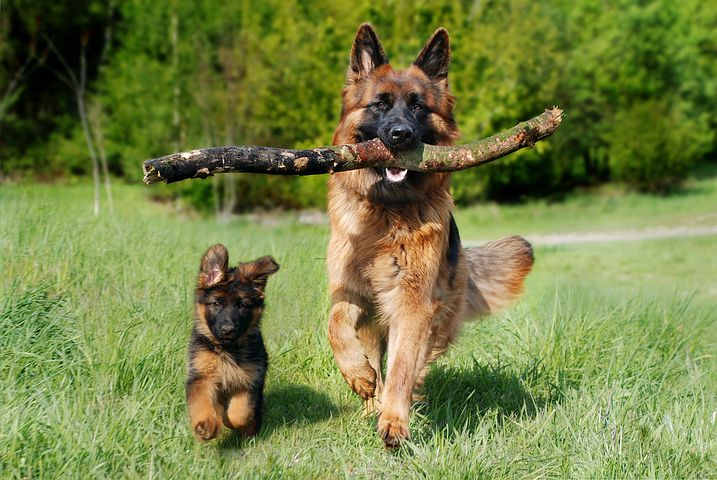
#> input picture gsd1.jpeg, 717 x 480 px, given in place of gsd1.jpg, which was not available
$ python colours.py
#> lines starting #> are read from the running program, lines starting #| are printed output that depends on the picture; pictures that were not available may be replaced by others from this repository, and a replacement may not be noted
import cv2 as cv
import numpy as np

img = cv.imread('gsd1.jpg')
#> img is the input picture: shape (480, 717, 3); mean B, G, R 68.8, 129.1, 117.5
cv.imshow('doggy',img)

blank = np.zeros(img.shape[:2], dtype='uint8')

# plt.imshow(img)
# plt.show()

b,g,r = cv.split(img)
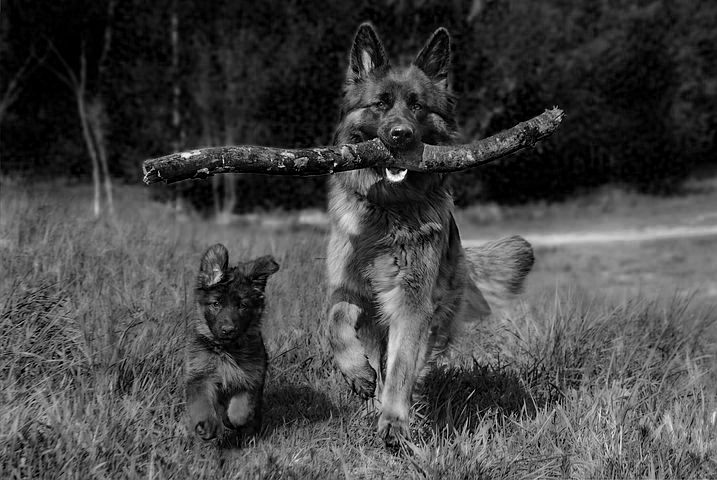
#> b: shape (480, 717); min 0, max 255, mean 68.8
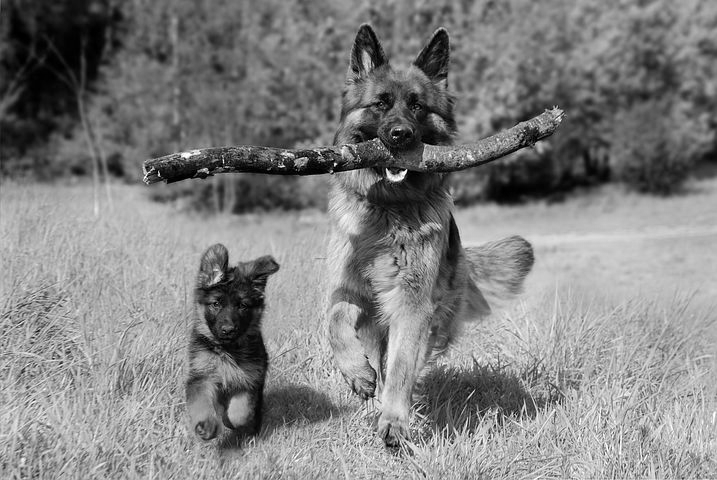
#> g: shape (480, 717); min 0, max 255, mean 129.1
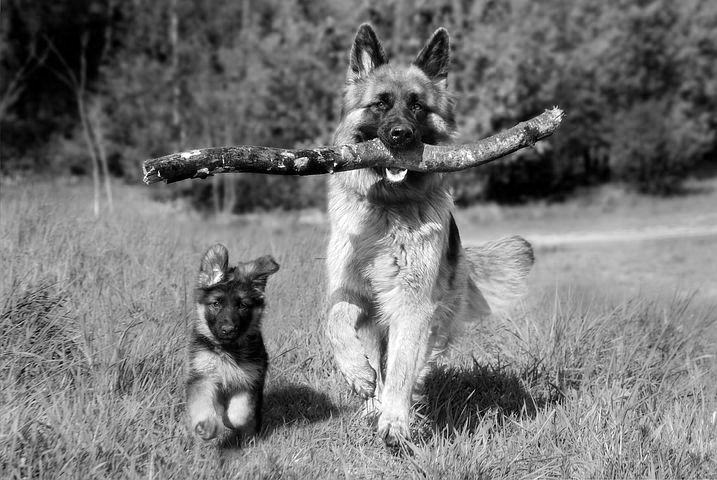
#> r: shape (480, 717); min 0, max 255, mean 117.5

# cv.imshow ('blue',b)
# cv.imshow ('green',g)
# cv.imshow ('red',r)

blue = cv.merge([b,blank,blank])
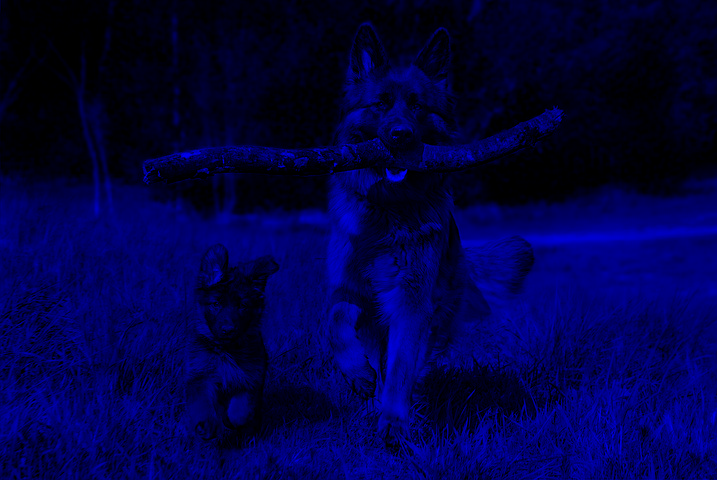
#> blue: shape (480, 717, 3); mean of channels 0, 1, 2 68.8, 0, 0; drawn as B, G, R
green = cv.merge([blank,g,blank])
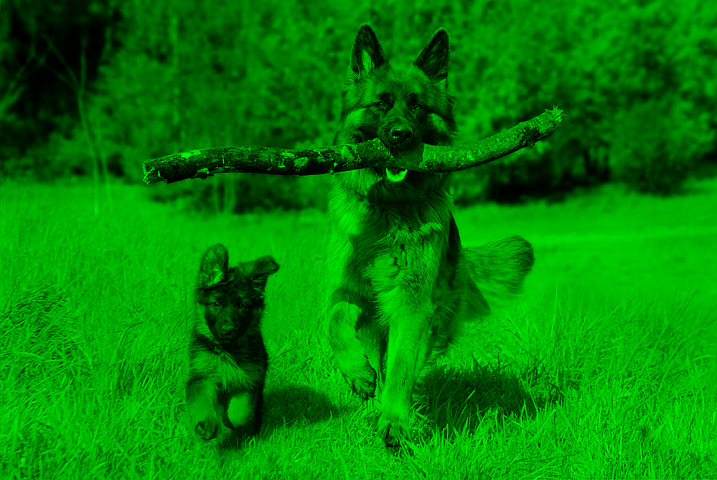
#> green: shape (480, 717, 3); mean of channels 0, 1, 2 0, 129.1, 0; drawn as B, G, R
red = cv.merge([blank,blank,r])
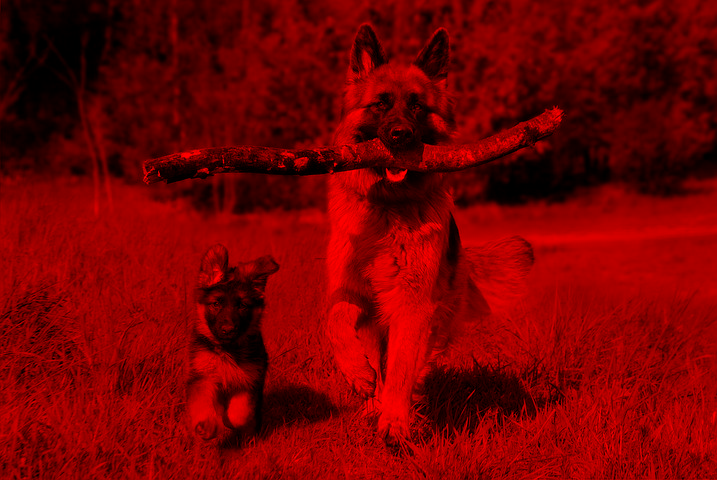
#> red: shape (480, 717, 3); mean of channels 0, 1, 2 0, 0, 117.5; drawn as B, G, R
# [8 lines of commented-out code are left out]

merge = cv.merge([b,g,r])
# cv.imshow('merged colors', merge)


gray = cv.cvtColor(img, cv.COLOR_BGR2GRAY)
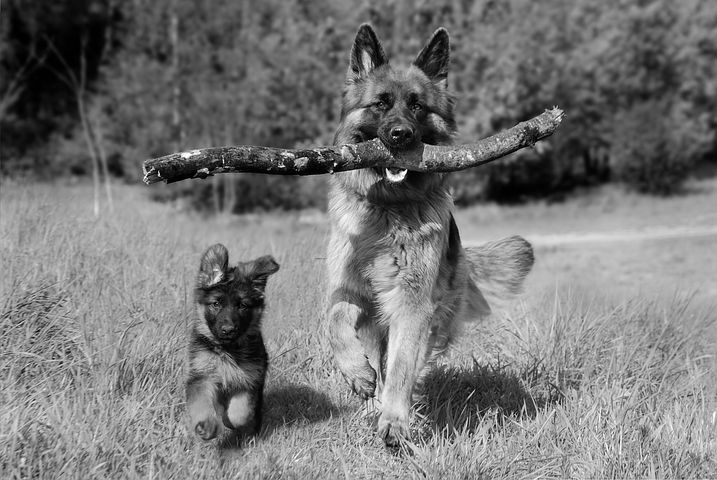
#> gray: shape (480, 717); min 0, max 253, mean 118.8
# cv.imshow('gray doggy',gray)

hsv = cv.cvtColor(img, cv.COLOR_BGR2HSV)
#> hsv: shape (480, 717, 3); mean H, S, V 36.8, 139.7, 134.7
# cv.imshow('hsv doggy', hsv)

lab = cv.cvtColor(img, cv.COLOR_BGR2LAB)
#> lab: shape (480, 717, 3); mean of channels 0, 1, 2 130.5, 114.5, 158.2
# cv.imshow('lab dog', lab)

rgb = cv.cvtColor(img, cv.COLOR_BGR2RGB)
# cv.imshow('rgb doggy', rgb)
# plt.imshow(rgb)
# plt.show()

cv.waitKey(0)
cv.destroyAllWindows()

$ run again, with baldski.jpeg copied over gsd1.jpeg
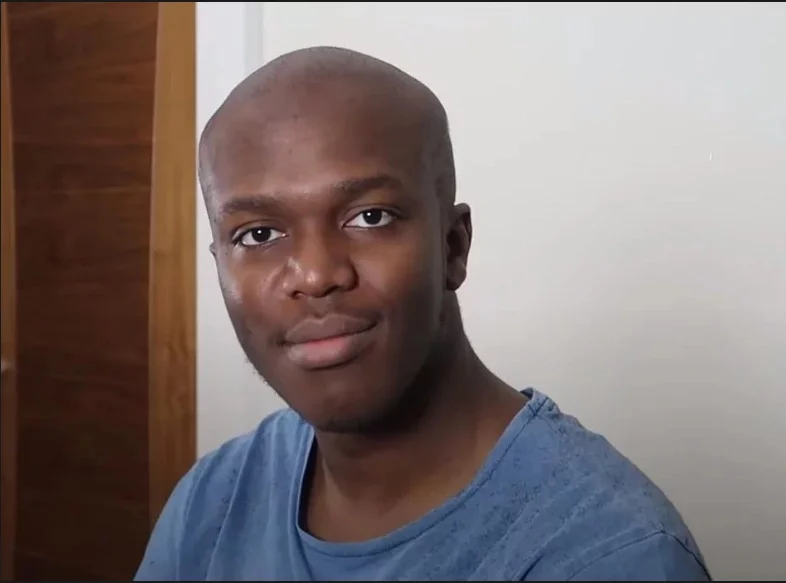
#> input picture baldski.jpeg, 786 x 583 px, given in place of gsd1.jpg, which was not available
#> img is the input picture: shape (583, 786, 3); mean B, G, R 115.7, 116.8, 128.9
#> `green = cv.merge([blank,g,blank])`:
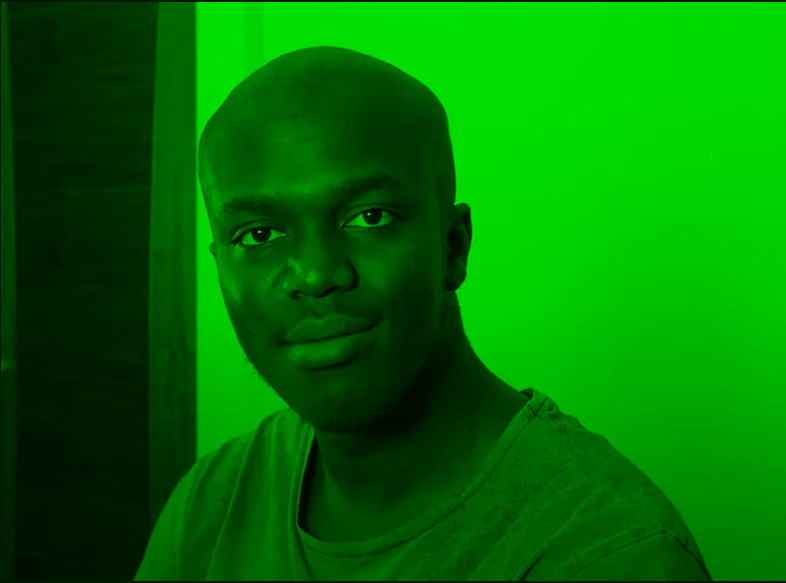
#> green: shape (583, 786, 3); mean of channels 0, 1, 2 0, 116.8, 0; drawn as B, G, R
#> `red = cv.merge([blank,blank,r])`:
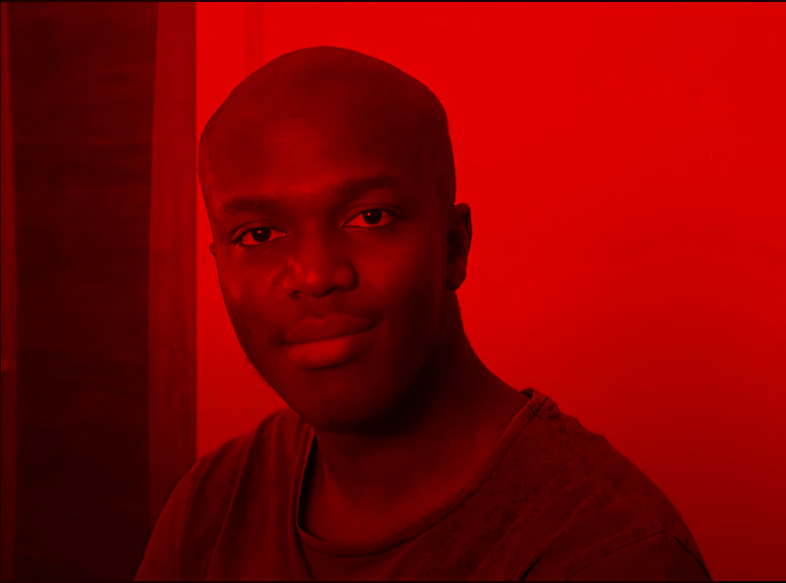
#> red: shape (583, 786, 3); mean of channels 0, 1, 2 0, 0, 128.9; drawn as B, G, R
#> hsv: shape (583, 786, 3); mean H, S, V 35.5, 76.3, 135.9
#> lab: shape (583, 786, 3); mean of channels 0, 1, 2 125.1, 134, 131.2

$ run again, with sidemen.jpeg copied over gsd1.jpeg
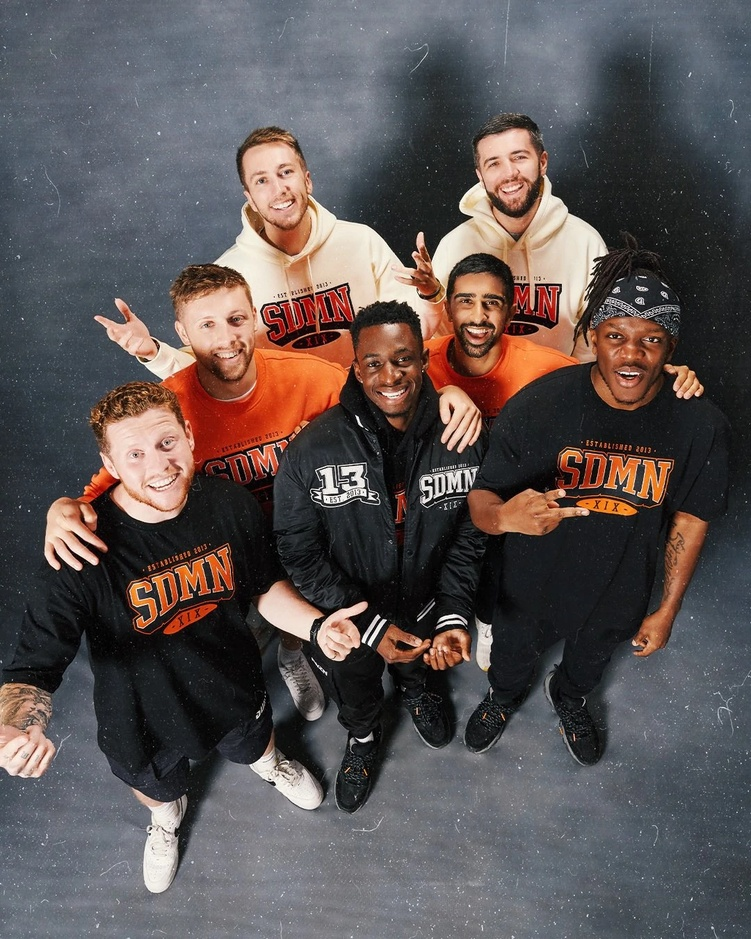
#> input picture sidemen.jpeg, 751 x 939 px, shrunk from 1080 x 1350 before the run, given in place of gsd1.jpg, which was not available
#> img is the input picture: shape (939, 751, 3); mean B, G, R 83.4, 83.9, 92.1
#> `red = cv.merge([blank,blank,r])`:
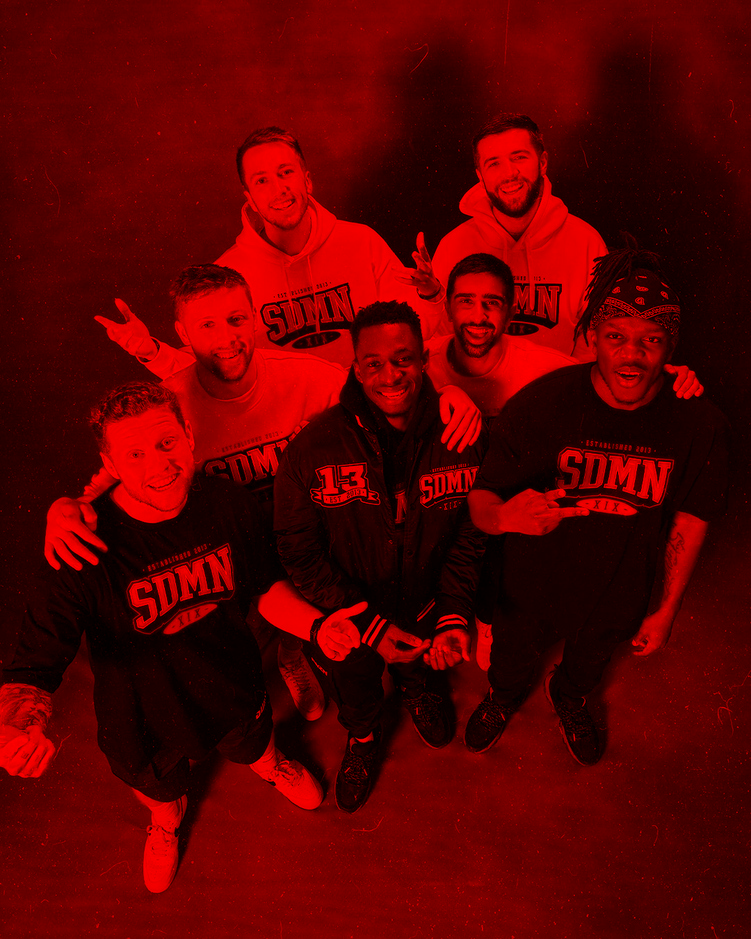
#> red: shape (939, 751, 3); mean of channels 0, 1, 2 0, 0, 92.1; drawn as B, G, R
#> `gray = cv.cvtColor(img, cv.COLOR_BGR2GRAY)`:
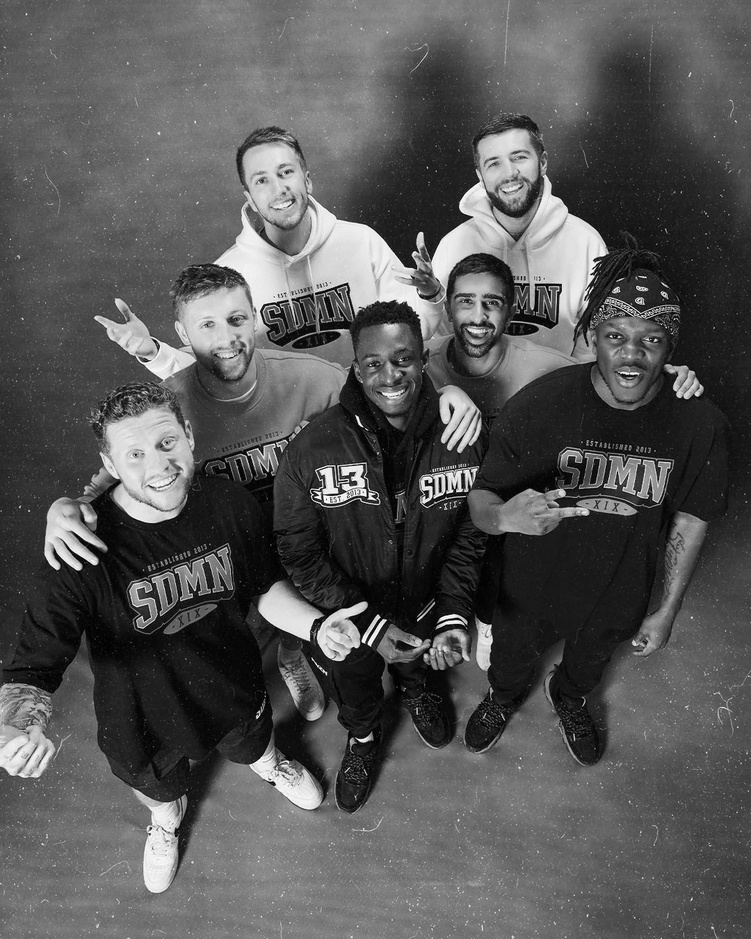
#> gray: shape (939, 751); min 0, max 255, mean 86.3
#> hsv: shape (939, 751, 3); mean H, S, V 80.3, 58, 100.5
#> lab: shape (939, 751, 3); mean of channels 0, 1, 2 91.2, 131.8, 129.8
